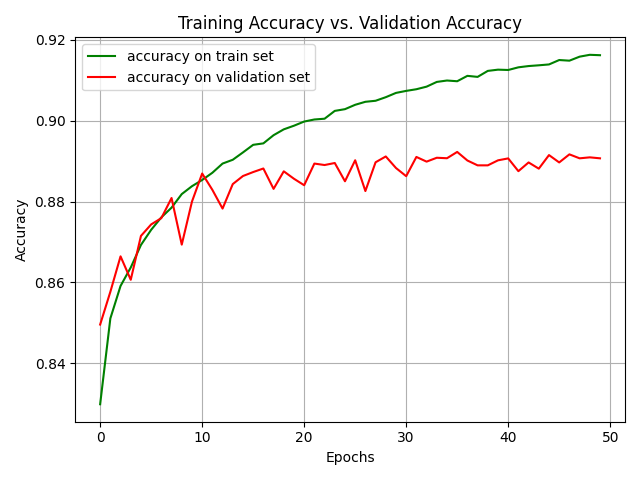

Recreate this plot in Python.
# -*- coding: utf-8 -*-
"""
======================================================
======================================================
DESCRIPTION:
This script contains the code for running and evaluating
the training of a a model resulting from 2 CNNs trained
one after the other. The 2nd CNN takes as input the result
from evaluating (predicting) using the 1st CNN. The 1st CNN
takes simply the image values as an input.
======================================================
======================================================



======================================================
======================IMPORTS=========================
======================================================
"""

import os
import subprocess
import sys

import numpy as np
import tensorflow as tf
import matplotlib.pyplot as plt
from tensorflow import keras
import ipykernel
import time
import imageio
import glob
from PIL import Image
from patchify import patchify, unpatchify
from sklearn.model_selection import train_test_split, KFold

from tensorflow.keras import layers, models
from tensorflow.python.keras.layers import Dense, Dropout, Flatten, Reshape, Conv2D, MaxPooling2D, LeakyReLU

"""
======================================================
======================CONFIG==========================
======================================================
"""

config = tf.compat.v1.ConfigProto(gpu_options=tf.compat.v1.GPUOptions(per_process_gpu_memory_fraction=0.8))
config.gpu_options.allow_growth = True
session = tf.compat.v1.Session(config=config)
tf.compat.v1.keras.backend.set_session(session)

"""
======================================================
======================CONSTANTS=======================
======================================================
"""

img_patch_size = 16  # must be a divisor of 400 = 4 * 4 * 5 * 5
img_shape = (400, 400)
NUM_EPOCHS_MODEL1 = 1
NUM_EPOCHS_MODEL2 = 4
# Which fraction of all available training data to take:
DATA_PORTION = 0.5
# Index of the ground truth for which we want to see our prediction
IMAGE_TO_TEST_INDEX = 0

"""
======================================================
=====================FUNCTIONS========================
======================================================
"""


def install(package):
    subprocess.check_call([sys.executable, "-m", "pip", "install", package])


def extract_images(image_path):
    """
    Extract all images from 'image_path'
    All values are between 0 and 1
    """

    imgs = []
    for img_path in glob.glob(image_path + "/*.png"):
        img = imageio.imread(img_path)
        img = img / 255.0
        imgs.append(img.astype('float32'))

    return np.asarray(imgs)


def extract_labels(label_path):
    """Extract all labels from 'label_path'"""

    imgs = []
    for img_path in glob.glob(label_path + "/*.png"):
        img = imageio.imread(img_path)
        # Formalize labels
        img[img <= 127] = 0
        img[img > 127] = 1
        imgs.append(img.astype('uint8'))

    return np.asarray(imgs)


def create_patches(data, patch_shape):
    """separate image into patches, data is a collection of images"""

    imgs = []
    for i in range(data.shape[0]):
        if len(patch_shape) == 3:  # RGB images
            patches = patchify(data[i], patch_shape, step=patch_shape[0])
            patches = patches.reshape((-1, patch_shape[0], patch_shape[1], patch_shape[2]))
            imgs.extend(patches)
        else:
            patches = patchify(data[i], patch_shape, step=patch_shape[0])
            patches = patches.reshape((-1, patch_shape[0], patch_shape[1]))
            number_of_patches = patches.shape[0]
            patches = patches.reshape((number_of_patches, -1))
            imgs.extend(patches)

    return np.asarray(imgs)


def characterise_each_patch_as_road_or_not(labels):
    """
    Binary classification for each patches, a patch is considered as a road if
    he has more than 50% road on it

    Parameters
    ----------
    labels : array_like
        array of patches
    """

    new_labels = np.zeros((labels.shape[0]))
    for i in range(labels.shape[0]):
        new_labels[i] = 1 if np.count_nonzero(labels[i]) > labels[i].shape[0] / 2 else 0

    return new_labels


def represent_predicted_labels(given, first_pred, second_pred):
    """
    Draw the three images labels
    """

    comparator = np.concatenate(
        ((given * 255).astype('uint8'),
         (first_pred * 255).astype('uint8')),
        axis=1)
    comparator = np.concatenate(
        (comparator,
         (second_pred * 255).astype('uint8')),
        axis=1)
    img = Image.fromarray(comparator)
    img.show()


def plot_accuracies_with_respect_to_epochs(history, file_name="plot.png"):
    """
       Creates a plot showing how the model's accuracies vary with epochs
       history gives the model results, with the CORRECT ACCURACY MEASURING UNITS
       The figure is saved under the specified name
    """

    plt.plot(history.history['binary_accuracy'], 'g', label="accuracy on train set")
    plt.plot(history.history['val_binary_accuracy'], 'r', label="accuracy on validation set")
    plt.grid(True)
    plt.title('Training Accuracy vs. Validation Accuracy')
    plt.xlabel('Epochs')
    plt.ylabel('Accuracy')
    plt.legend()
    plt.show()
    plt.savefig(file_name)


"""
======================================================
=====================TRAINING=========================
======================================================
"""


def train_model(train_images, test_images, train_labels, test_labels):
    """
    Train a predefined model with the given data

    Returns the two models, accuracy over the test data, loss over the test data
    """

    # create mini_patches
    patches_train_images = create_patches(train_images, (img_patch_size, img_patch_size, 3))
    patches_test_images = create_patches(test_images, (img_patch_size, img_patch_size, 3))
    patches_train_labels = create_patches(train_labels, (img_patch_size, img_patch_size))
    patches_test_labels = create_patches(test_labels, (img_patch_size, img_patch_size))

    print("train label shape: ", patches_train_labels.shape)
    patches_train_labels = characterise_each_patch_as_road_or_not(patches_train_labels)
    patches_test_labels = characterise_each_patch_as_road_or_not(patches_test_labels)

    # First model
    model1 = models.Sequential()

    # Inspired from https://fractalytics.io/rooftop-detection-with-keras-tensorflow
    model1.add(
        layers.Conv2D(64, kernel_size=(3, 3), activation='relu', padding='same',
                      input_shape=(img_patch_size, img_patch_size, 3)))
    model1.add(layers.Conv2D(128, kernel_size=(3, 3), activation='relu'))
    model1.add(layers.MaxPool2D((2, 2)))
    model1.add(Dropout(0.20))

    model1.add(layers.Conv2D(64, kernel_size=(3, 3), activation='relu', padding='same'))
    model1.add(layers.Conv2D(64, kernel_size=(3, 3), activation='relu'))
    model1.add(layers.MaxPool2D((2, 2)))
    model1.add(Dropout(0.20))

    model1.add(layers.Flatten())
    model1.add(layers.Dense(128, activation='relu'))
    model1.add(layers.Dense(1, activation='sigmoid'))

    model1.compile(optimizer='adam',
                   loss='binary_crossentropy',
                   metrics=['binary_accuracy'])

    model1.fit(patches_train_images, patches_train_labels, epochs=NUM_EPOCHS_MODEL1)

    model1.evaluate(patches_test_images, patches_test_labels)

    predicted_train_labels = model1.predict(patches_train_images)
    predicted_train_labels = predicted_train_labels.reshape(-1, int(img_shape[0] / img_patch_size),
                                                            int(img_shape[1] / img_patch_size))

    print("predicted_train labels shape: ", predicted_train_labels.shape)

    # Second model
    model2 = models.Sequential()

    model2.add(
        layers.Conv2D(256, kernel_size=(4, 4), strides=(4, 4), activation='relu', padding='same',
                      input_shape=(int(img_shape[0] / img_patch_size), int(img_shape[1] / img_patch_size), 1)))

    model2.add(layers.Conv2D(256, kernel_size=(4, 4), strides=(4, 4), activation='relu'))
    model2.add(layers.AvgPool2D((2, 2), padding='same'))
    model2.add(Dropout(0.30))

    model2.add(layers.Conv2D(128, kernel_size=(4, 4), strides=(4, 4), activation='relu', padding='same'))
    model2.add(layers.AvgPool2D((2, 2), padding='same'))
    model2.add(Dropout(0.30))

    model2.add(layers.Flatten())
    model2.add(layers.Dense(64, activation='relu'))
    model2.add(layers.Dense(img_shape[0] * img_shape[1], activation='sigmoid'))

    model2.compile(optimizer='adam',
                   loss='binary_crossentropy',
                   metrics=['binary_accuracy'])

    # Use the predicted result with model1 to train model2
    pred_tr_lab_shape = predicted_train_labels.shape
    print("pred_tr_lab_shape: ", pred_tr_lab_shape)
    tr_lab_shape = train_labels.shape
    print("tr_lab_shape: ", tr_lab_shape)
    history = model2.fit(
        predicted_train_labels.reshape((pred_tr_lab_shape[0], pred_tr_lab_shape[1], pred_tr_lab_shape[2], 1)),
        train_labels.reshape(tr_lab_shape[0], -1),
        epochs=NUM_EPOCHS_MODEL2)

    predicted_test_labels = model1.predict(patches_test_images)
    predicted_test_labels = predicted_test_labels.reshape(-1, int(img_shape[0] / img_patch_size),
                                                          int(img_shape[1] / img_patch_size))

    pred_te_lab_shape = predicted_test_labels.shape
    predicted_test_labels = predicted_test_labels.reshape(
        (pred_te_lab_shape[0], pred_te_lab_shape[1], pred_te_lab_shape[2], 1))
    predicted_labels = model2.predict(predicted_test_labels)
    predicted_labels = predicted_labels.reshape((predicted_labels.shape[0], img_shape[0], img_shape[1], 1))
    print("predicted_labels shape: ", predicted_labels.shape)

    test_loss, test_acc = model2.evaluate(predicted_test_labels, test_labels.reshape((test_labels.shape[0], -1)))

    represent_predicted_labels(test_labels[IMAGE_TO_TEST_INDEX],
                               predicted_test_labels[IMAGE_TO_TEST_INDEX].repeat(img_patch_size, axis=0).repeat(
                                   img_patch_size,
                                   axis=1).reshape(
                                   img_shape),
                               predicted_labels[0].reshape(img_shape))

    return model1, model2, test_loss, test_acc, history


def train_test_split_training(images, labels, test_size):
    """
    Train the model with a simple split of the data:
    test_size of data is used for testing and 1 - test_size is used for training

    Returns the two models
    """

    # Split data
    train_images, test_images, train_labels, test_labels = train_test_split(images,
                                                                            labels,
                                                                            test_size=test_size,
                                                                            shuffle=True)

    model1, model2, test_loss, test_acc, history = train_model(train_images, test_images, train_labels, test_labels)

    print("Accuracy = ", test_acc)
    print("Loss = ", test_loss)

    return model1, model2, history


"""
======================================================
=====================EXECUTION========================
======================================================
"""


def main():
    start = time.time()

    install("patchify")

    data_dir = '../../data/'
    train_data_filename = data_dir + 'training/data_augmented/'
    train_labels_filename = data_dir + 'training/data_augmented_groundtruth/'

    # Retrieve images/groundtruths
    images = extract_images(train_data_filename)
    labels = extract_labels(train_labels_filename)

    # shrink data size
    indexes = np.arange(len(images))
    np.random.shuffle(indexes)
    images = images[indexes[0: int(DATA_PORTION * len(indexes))]]
    labels = labels[indexes[0: int(DATA_PORTION * len(indexes))]]

    print("images shape: ", images.shape)
    print("labels shape: ", labels.shape)

    model1, model2, history = train_test_split_training(images, labels, 0.1)

    plot_accuracies_with_respect_to_epochs(history, "2_cnn_after_one_another.png")

    end = time.time()
    print("Computation time: ", end - start)


if __name__ == '__main__':
    main()
